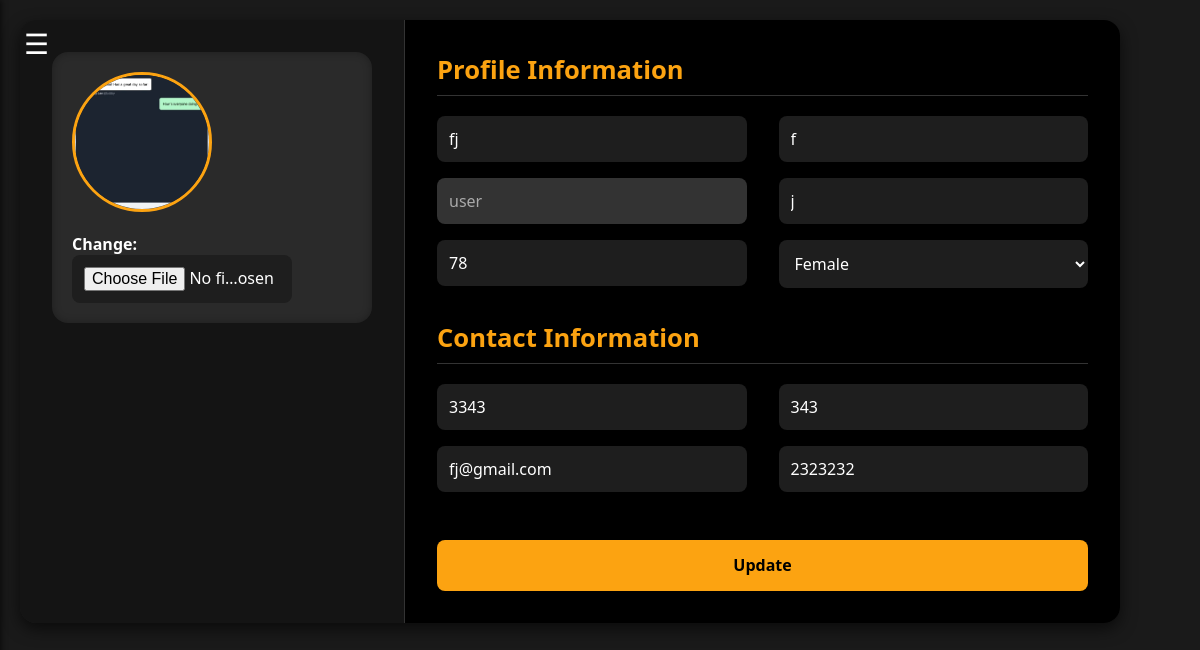
The app's page /user/ (signed in) with its own data.
### accounts/models.py (models this page shows, shortened)
class Profile(models.Model):
    user = models.OneToOneField(User, on_delete=models.CASCADE)
    role = models.CharField(max_length=10, choices=[
        ('user', 'User'),
        ('trainer', 'Trainer'),
        ('admin', 'Admin')
    ])
    username = models.CharField(max_length=200,null=True)
    first_name = models.CharField(max_length=200,null=True)
    last_name = models.CharField(max_length=200,null=True)
    age = models.IntegerField(max_length=3,null=True)
    gender = models.CharField(max_length=10, null=True,choices=[
        ('male', 'Male'),
        ('female', 'Female'),
    ])
    phone_number = models.IntegerField(max_length=15,null=True)
    whatsapp_number = models.IntegerField(max_length=15,null=True)
    email = models.CharField(max_length=200,null=True)
    address = models.CharField(max_length=200,null=True)
    profile_pic = models.ImageField(default="default.png",null=True,blank=True)

### accounts/decorators.py (the view)
        def wrapper_func(request,*args,**kwargs):
            group = None
            if request.user.groups.exists():
                group = request.user.groups.all()[0].name
            if group in allowed_roles:
                return view_func(request,*args,**kwargs)
            else:
                return HttpResponse('You are not authorised to view this page')

### accounts/forms.py
class UpdateUserForm(ModelForm):
    class Meta:
        model = Profile
        fields = ['username','role','first_name','last_name','age','gender','phone_number','whatsapp_number','email','address','profile_pic']
        widgets = {
            'username': forms.TextInput(attrs={'placeholder': 'Username'}),
            'email': forms.EmailInput(attrs={'placeholder': 'Email'}),
            'first_name': forms.TextInput(attrs={'placeholder': 'First Name'}),
            'last_name': forms.TextInput(attrs={'placeholder': 'Last Name'}),
            'age': forms.NumberInput(attrs={'placeholder': 'Age'}),
            'phone_number': forms.NumberInput(attrs={'placeholder': 'Phone Number'}),
            'whatsapp_number': forms.NumberInput(attrs={'placeholder': 'WhatsApp Number'}),
            'address': forms.TextInput(attrs={'placeholder': 'Address'}),
            'gender' : forms.Select(),
            'role': forms.TextInput(attrs={'disabled': 'disabled'}),
        }

### accounts/views.py (called while the page is built)
@never_cache
@login_required(login_url='login')
@allowed_users(allowed_roles=['admin','user'])
def user(request):
    form=UpdateUserForm(instance=request.user.profile)
    if request.method == 'POST':
        form = UpdateUserForm(request.POST, request.FILES , instance=request.user.profile)
        if form.is_valid():
            form.save()
    context = {'form' : form}
    return render(request, "accounts/user.html" , context)

### accounts/templates/accounts/user.html (shortened to what this page needs)
{% extends "accounts/base_user.html" %}
{% load static %}
{% block extra_css %}
<link rel="stylesheet" href="{% static 'css/user.css' %}">
{% endblock %}
{% block content %}
<form class="profile-container" method="POST" enctype="multipart/form-data">
    <div class="left-view">
        <div class="image-creation">
            {% if user.profile.profile_pic %}
                <img src="{{ user.profile.profile_pic.url }}" alt="Profile Picture">
            {% else %}
                <img src="{% static 'images/default.png' %}" alt="Default Profile Picture">
            {% endif %}
            <div class="form-row">
                <label for="id_profile_pic" class="file-label">Change:</label>
                <input type="file" name="profile_pic" id="id_profile_pic" accept="image/*">
            </div>
        </div>
    </div>
    <div class="right-view">
        <h2>Profile Information</h2>
        <div class="form-container">
            <div class="left-form">
                <div class="form-row">
                    {{ form.username }}
                </div>
                <div class="form-row">
                    {{ form.role }}
                </div>
                <div class="form-row">
                    {{ form.age }}
                </div>
            </div>
            <div class="right-form">
                <div class="form-row">
                    {{ form.first_name }}
                </div>
                <div class="form-row">
                    {{ form.last_name }}
                </div>
                <div class="form-row">
                    {{ form.gender }}
                </div>
            </div>
        </div>
        <h2>Contact Information</h2>
        <div class="form-container">
            <div class="left-form">
                <div class="form-row">
                    {{ form.phone_number }}
                </div>
                <div class="form-row">
                    {{ form.email }}
                </div>
            </div>
            <div class="right-form">
                <div class="form-row">
                    {{ form.whatsapp_number }}
                </div>
                <div class="form-row">
                    {{ form.address }}
                </div>
            </div>
        </div>
        <div class="form-row">
            <button type="submit" id="Update">Update</button>
        </div>
    </div>
</form>
{% endblock %}

### static/css/base_user.css (style rules this page uses)
body { margin: 0; font-family: 'Segoe UI', sans-serif; background-color: #0d1b2a; color: #ffffff; }
body { margin: 0; background-color: #121212; color: #fff; font-family: Arial, sans-serif; }

### static/css/user.css (style rules this page uses)
* { box-sizing: border-box; margin: 0; padding: 0; font-family: 'Segoe UI', sans-serif; }
html, body { height: 100%; background-color: #0d1b2a; color: #ffffff; }
form.profile-container { display: flex; flex-direction: row; width: 100%; max-width: 1100px; background-color: #1e1e1e; border-radius: 1rem; overflow: hidden; box-shadow: 0 6px 16px rgba(0, 0, 0, 0.6); }
.left-view { width: 35%; background-color: #141414; padding: 2rem; display: flex; flex-direction: column; align-items: center; gap: 2rem; border-right: 1px solid #333; }
.image-creation, .password-reset { background-color: #2a2a2a; width: 100%; padding: 1.25rem; border-radius: 1rem; box-shadow: inset 0 0 8px rgba(0, 0, 0, 0.3); }
.image-creation img { width: 140px; height: 140px; border-radius: 50%; object-fit: cover; margin-bottom: 1rem; border: 3px solid #fca311; }
.right-view { width: 65%; padding: 2rem; background-color: #000; }
h2 { color: #fca311; margin-bottom: 1.25rem; font-size: 1.6rem; border-bottom: 1px solid #333; padding-bottom: 0.5rem; }
.form-container { display: flex; justify-content: space-between; gap: 2rem; margin-bottom: 2rem; }
.left-form, .right-form { flex: 1; display: flex; flex-direction: column; gap: 1rem; }
.form-row { display: flex; flex-direction: column; }
.form-row input, .form-row select, .form-row textarea { width: 100%; padding: 0.75rem; border: none; border-radius: 0.5rem; background-color: #1e1e1e; color: #ffffff; font-size: 1rem; transition: 0.2s; }
.form-row input:disabled { background-color: #333; color: #aaa; }
.form-row button { padding: 0.9rem; margin-top: 1rem; background-color: #fca311; color: #000; border: none; border-radius: 0.5rem; font-size: 1rem; font-weight: bold; cursor: pointer; transition: background-color 0.3s ease; }
.file-label { margin-right: 10px; font-weight: bold; }
#id_profile_pic { max-width: 220px; }

### records on screen
Profile: username "fj", role "user", age "78", first_name "f", last_name "j", gender "Female", phone_number "3343", email "fj@gmail.com", whatsapp_number "343", address "2323232"
